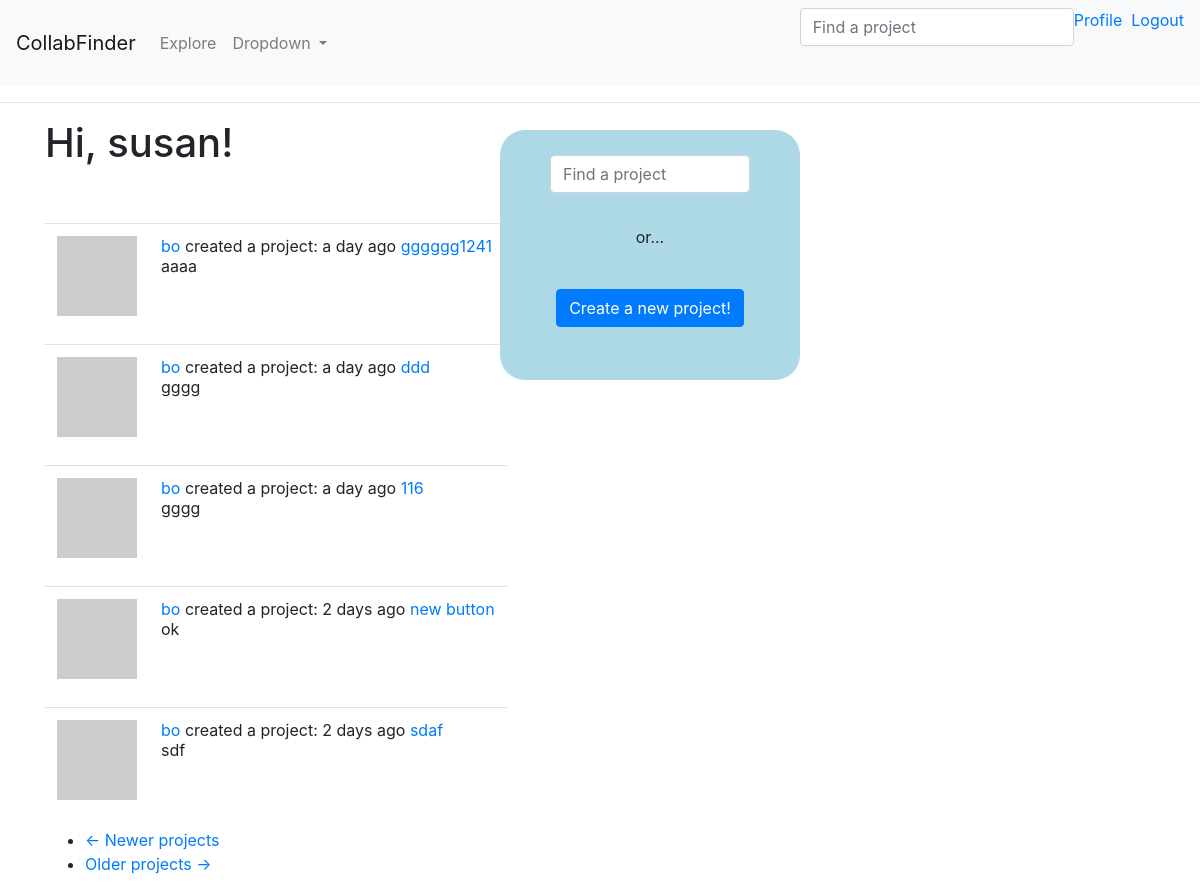
The page /explore (signed in) on the database as committed earlier.
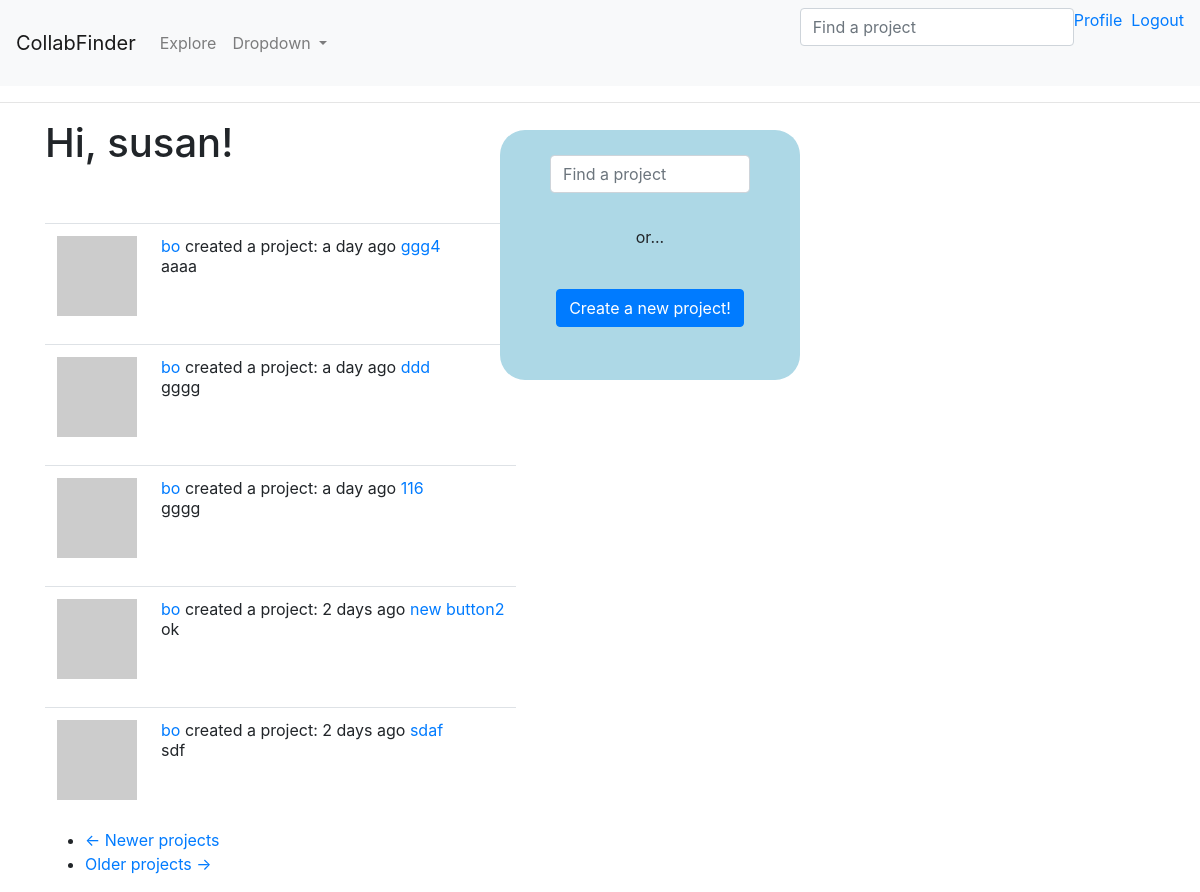
The same page on the database as committed later.
### app/models.py (models this page shows, shortened)
class User(UserMixin, db.Model):
    id = db.Column(db.Integer, primary_key=True)
    username = db.Column(db.String(64), index=True, unique=True)
    email = db.Column(db.String(120), index=True, unique=True)
    password_hash = db.Column(db.String(128))
    projects = db.relationship('Project', backref='creator', lazy='dynamic')
    about_me = db.Column(db.String(140))
    last_seen = db.Column(db.DateTime, default=datetime.utcnow)
    followed = db.relationship( # Looking at relationship from follower (one) --> following (many), this yield the right side (those followed)
        'User', secondary=followers, #Self-ref, association table
        primaryjoin=(followers.c.follower_id == id), #condition to join left side (follower) w/ assoc. table
        secondaryjoin=(followers.c.followed_id == id),
        backref=db.backref('followers', lazy='dynamic'), lazy='dynamic') #defines how this relationship will be accessed from the right side entity
    def avatar(self, size):
        digest = md5(self.email.lower().encode('utf-8')).hexdigest()
        return 'https://www.gravatar.com/avatar/{}?d=identicon&s={}'.format(digest, size)

class Project(SearchableMixin, db.Model):
    __searchable__ = ['category','name','descr'] # subject to change
    id = db.Column(db.Integer, primary_key=True)
    category = db.Column(db.String(60))
    name = db.Column(db.String(60))
    descr = db.Column(db.String(140))
    skill_level = db.Column(db.String(20))
    setting = db.Column(db.String(20))
    language = db.Column(db.String(5))
    timestamp = db.Column(db.DateTime, index=True, default=datetime.utcnow)
    user_id = db.Column(db.Integer, db.ForeignKey('user.id')) #creator ID (want this to be many to one: many creator to one proj)
    __mapper_args__ = {'polymorphic_on': category}

class Learning(Project):
    __mapper_args__ = {'polymorphic_identity': 'learning'}
    id = db.Column(db.Integer, db.ForeignKey('project.id'), primary_key=True)
    field_name = 'learning' #SelectField option in form
    pace = db.Column(db.String(60))
    learning_category = db.Column(db.String(60))
    subject = db.Column(db.String(60)) #still have to figure out how to implement this
    resource = db.Column(db.String(70)) #can be textbook, playlist, etc.

class SearchableMixin(object):
    @classmethod
    def before_commit(cls, session):
        session._changes = {
            'add': list(session.new),
            'update': list(session.dirty),
            'delete': list(session.deleted)
        }
    @classmethod
    def after_commit(cls, session):
        for obj in session._changes['add']:
            if isinstance(obj, SearchableMixin):
                add_to_index(obj.__tablename__, obj)
        for obj in session._changes['update']:
            if isinstance(obj, SearchableMixin):
                add_to_index(obj.__tablename__, obj)
        for obj in session._changes['delete']:
            if isinstance(obj, SearchableMixin):
                remove_from_index(obj.__tablename__, obj)
        session._changes = None

class Project(SearchableMixin, db.Model):
    __searchable__ = ['category','name','descr'] # subject to change
    id = db.Column(db.Integer, primary_key=True)
    category = db.Column(db.String(60))
    name = db.Column(db.String(60))
    descr = db.Column(db.String(140))
    skill_level = db.Column(db.String(20))
    setting = db.Column(db.String(20))
    language = db.Column(db.String(5))
    timestamp = db.Column(db.DateTime, index=True, default=datetime.utcnow)
    user_id = db.Column(db.Integer, db.ForeignKey('user.id')) #creator ID (want this to be many to one: many creator to one proj)
    __mapper_args__ = {'polymorphic_on': category}

### app/main/routes.py (the view)
@bp.route('/explore')
@login_required
def explore():
    page = request.args.get('page', 1, type=int)
    projects = Project.query.order_by(Project.timestamp.desc()).paginate(
        page, current_app.config['PROJECTS_PER_PAGE'], False)
    next_url = url_for('main.explore', page=projects.next_num) \
        if projects.has_next else None
    prev_url = url_for('main.explore', page=projects.prev_num) \
        if projects.has_prev else None
    return render_template('index.html', title=_('Explore'),
                           projects=projects.items, next_url=next_url,
                           prev_url=prev_url)

### app/main/forms.py
class SearchForm(FlaskForm):
    q = StringField(_l('Find a project'), validators=[DataRequired()])
    def __init__(self, *args, **kwargs):
        if 'formdata' not in kwargs:
            kwargs['formdata'] = request.args # for the GET request
        if 'csrf_enabled' not in kwargs:
            kwargs['csrf_enabled'] = False
        super(SearchForm, self).__init__(*args, **kwargs)

### app/main/routes.py (called while the page is built)
@bp.before_app_request
def before_request():
    if current_user.is_authenticated:
        current_user.last_seen = datetime.utcnow()
        db.session.commit()
    g.search_form = SearchForm() # g variable is specific to each request and each client
    g.locale = str(get_locale())

### app/models.py (called while the page is built)
@login.user_loader
def load_user(id):
    return User.query.get(int(id))

### app/templates/index.html (shortened to what this page needs)
{% extends "base.html" %}
{% block content %}
<h1>{{ _('Hi, %(username)s!', username=current_user.username) }}</h1>
<br><br>
<div class = "go_center fpage_div">
    {% if g.search_form %}
    <form class="navbar-form" method="get" action="{{ url_for('main.search') }}" style="margin-top: 25px; width: 200px; text-align: center; display: inline-block;">
        <div class="form-group">
            {{ g.search_form.q(size=20, class='form-control',
                placeholder=g.search_form.q.label.text) }}
        </div>
    </form>
    {% endif %}
    <p>or...</p><br>
    <a class="btn btn-primary" href="{{ url_for('main.create_project') }}" role="button">Create a new project!</a>
</div>
<div class='project_stream' >
    {% for project in projects %}
    {% include '_proj_pvw.html' %}
    {% endfor %}
    <nav aria-label="...">
        <ul class="pager">
            <li class="previous{% if not prev_url %} disabled{% endif %}">
                <a href="{{ prev_url or '#' }}">
                    <span aria-hidden="true">&larr;</span> {{ _('Newer projects') }}
                </a>
            </li>
            <li class="next{% if not next_url %} disabled{% endif %}">
                <a href="{{ next_url or '#' }}">
                    {{ _('Older projects') }} <span aria-hidden="true">&rarr;</span>
                </a>
            </li>
        </ul>
    </nav>
</div>
{% endblock %}

### app/templates/base.html (shortened to what this page needs)
<html>
    <head>
        <link rel="stylesheet" href="https://cdn.jsdelivr.net/npm/bootstrap@4.6.0/dist/css/bootstrap.min.css">
    </head>
    <body>
        <nav class="navbar navbar-expand-lg navbar-light bg-light">
            <a class="navbar-brand" href="{{ url_for('main.index') }}">CollabFinder</a>
            <div class="collapse navbar-collapse" id="navbarSupportedContent">
              <ul class="navbar-nav mr-auto">
                <li class="nav-item">
                  <a class="nav-link" href="{{ url_for('main.explore') }}">{{ _('Explore') }}</a>
                </li>
                <li class="nav-item dropdown">
                  <a class="nav-link dropdown-toggle" href="#" id="navbarDropdown" role="button" data-toggle="dropdown" aria-haspopup="true" aria-expanded="false">
                    Dropdown
                  </a>
                </li>
              </ul>
              <ul class="nav navbar-nav navbar-right">
                {% if g.search_form %}
                  <form class="navbar-form" method="get"
                          action="{{ url_for('main.search') }}">
                      <div class="form-group">
                          {{ g.search_form.q(size=20, class='form-control',
                              placeholder=g.search_form.q.label.text) }}
                      </div>
                  </form>
                  {% endif %}
                {% if current_user.is_anonymous %}
                <li><a href="{{ url_for('auth.login') }}">{{ _('Login') }}</a></li>
                {% else %}
                <li><a href="{{ url_for('main.user', username=current_user.username) }}">{{ _('Profile') }} &nbsp; </a></li>
                <li><a href="{{ url_for('auth.logout') }}">{{ _('Logout') }}</a></li>
                {% endif %}
              </ul>
            </div>
          </nav>
        <hr>
        <div class="container">
            {% block content %}{% endblock %}
        </div>
    </body>
</html>

### app/templates/_proj_pvw.html
<table class="table table-hover">
    <tr>
        <td width="70px">
            <a href="{{ url_for('main.user', username=project.creator.username) }}">
                <img src="{{ project.creator.avatar(70) }}" />
            </a>
        </td>
        <td>
            <a href="{{ url_for('main.user', username=project.creator.username) }}">
                {{ project.creator.username }}
            </a>
            {{ _('%(username)s created a project: %(when)s',
                    username=user_link, when=moment(project.timestamp).fromNow()) }}
            <a href="{{url_for('main.project', project_id=project.id)}}">{{ project.name }}</a><br>
            {{ project.descr }}
        </td>
    </tr>
</table>

### app/templates/base.html (style rules this page uses)
.fpage_div { background-color: lightblue; text-align: center; width: 300px; height: 250px; border-radius: 25px; margin-top: 30px; }
.go_center { position: absolute; left: 50%; margin-left: -100px; text-align: center; display: inline-block; top:100; z-index: 1; }
.project_stream { position:absolute; margin-left: 0px; }

Rows that differ between the two databases and show on the page:
changed through a linked row, Learning "aaaa": name "gggggg1241" → "ggg4"
changed through a linked row, Learning "ok": name "new button" → "new button2"
